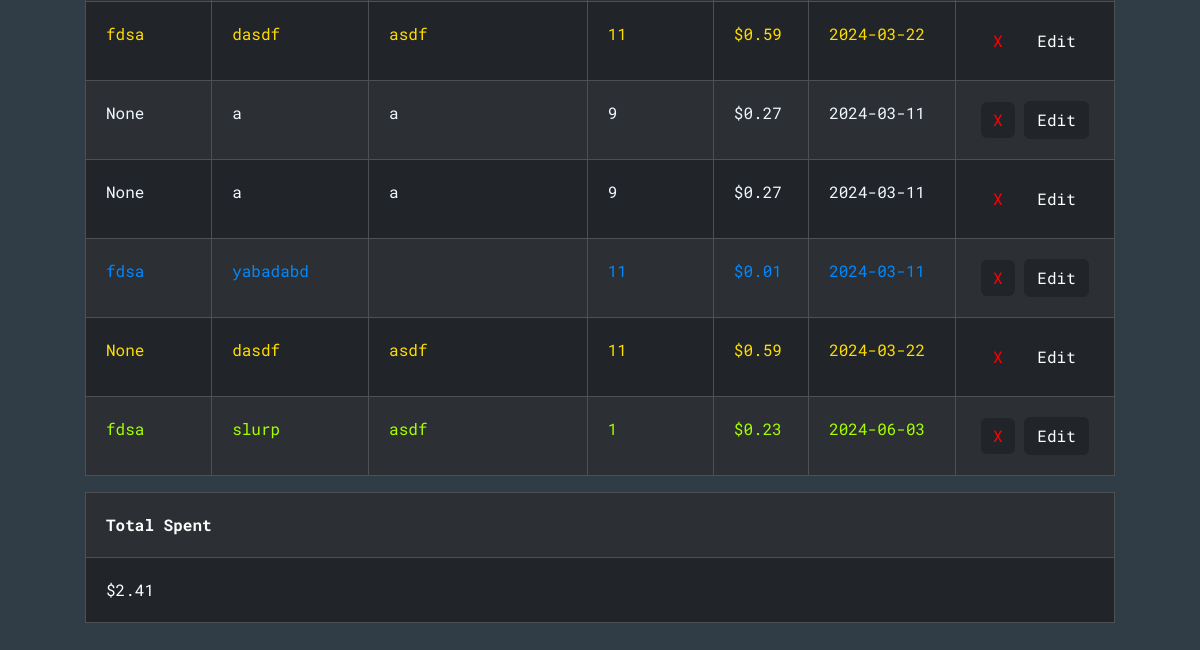
The page /analyzeExpenses (signed in, lower part) on the database as committed earlier.
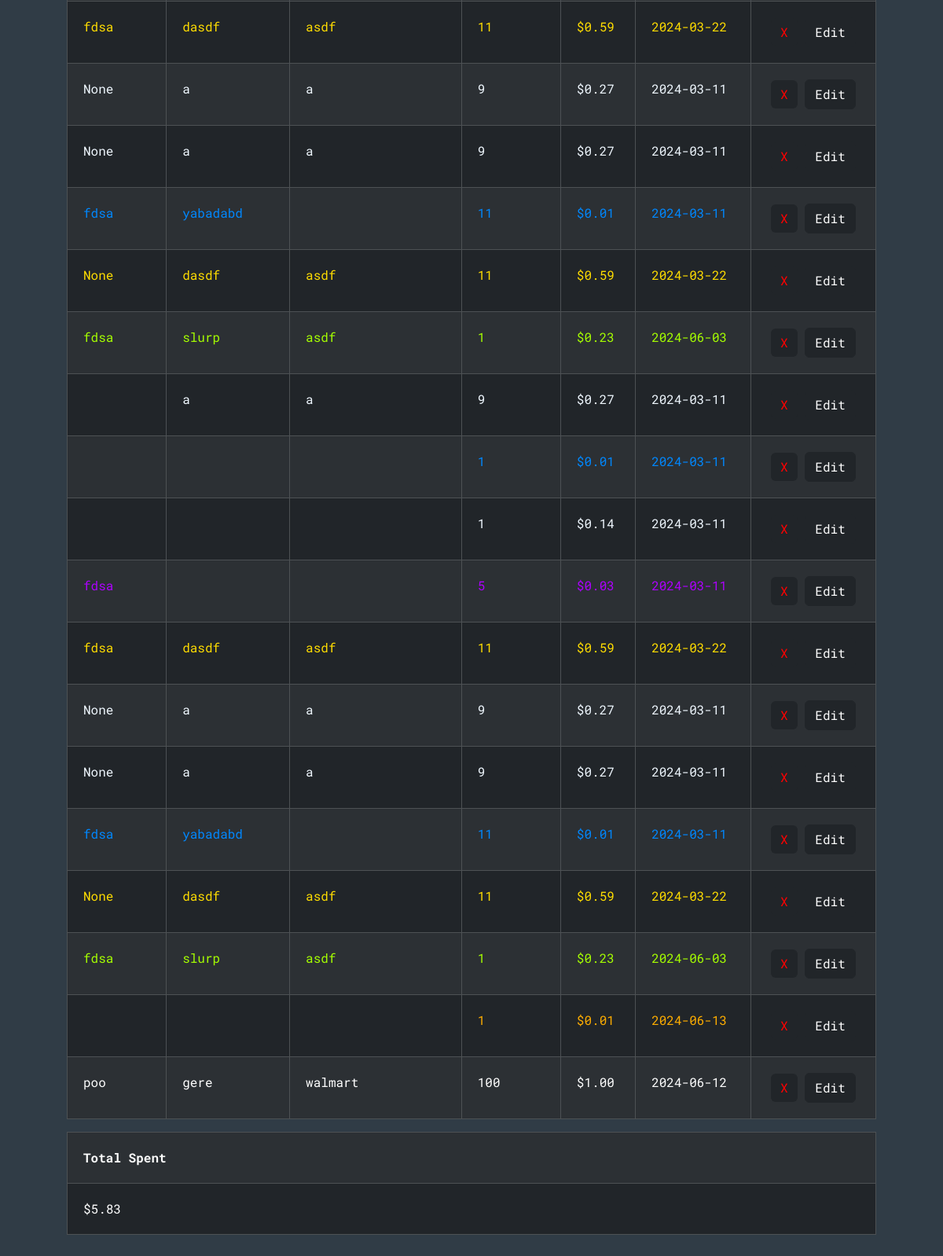
The same page on the database as committed later.
### tables this page shows
CREATE TABLE expenses (id INTEGER PRIMARY KEY, user_id INTEGER NOT NULL, category TEXT, description TEXT, purchaseLocation TEXT, quantity INTEGER NOT NULL, price NUMERIC NOT NULL, date TEXT NOT NULL, color TEXT, FOREIGN KEY (user_id) REFERENCES users(id));

### app.py (the view)
@app.route("/analyzeExpenses", methods=["GET", "POST"])
@login_required
def analyzeExpenses():
    conn = get_db_connection()
    categories = conn.execute("SELECT DISTINCT category FROM expenses WHERE user_id = ?", (session["user_id"],)).fetchall()
    purchaseLocations = conn.execute("SELECT DISTINCT purchaseLocation FROM expenses WHERE user_id = ?", (session["user_id"],)).fetchall()
    colors = conn.execute("SELECT DISTINCT color FROM expenses WHERE user_id = ?", (session["user_id"],)).fetchall()
    categoryFilter = None
    purchaseLocationFilter = None
    keywordsFilter = None
    dateFilter = None
    fromDateFilter =None
    toDateFilter = None
    fromPriceFilter = None
    toPriceFilter = None
    colorFilter = None
    exps = conn.execute("SELECT * FROM expenses WHERE user_id = ?", (session["user_id"],)).fetchall()
    total = conn.execute("SELECT SUM(price) AS sum FROM expenses WHERE user_id = ?", (session["user_id"],)).fetchall()[0]["sum"]
    if request.method == "POST":
        categoryFilter = request.form.get("category")
        purchaseLocationFilter = request.form.get("purchaseLocation")
        keywordsFilter = request.form.get("keywords")
        dateFilter = request.form.get("date")
        fromDateFilter = request.form.get("fromDate")
        toDateFilter = request.form.get("toDate")
        fromPriceFilter = request.form.get("fromPrice")
        toPriceFilter = request.form.get("toPrice")
        colorFilter = request.form.get("color")
        if dateFilter and (fromDateFilter or toDateFilter):
            flash("Cannot do from-to date at the same time as a specific date")
        if (fromPriceFilter and toPriceFilter) and float(fromPriceFilter) > float(toPriceFilter):
            flash("From-price must be smaller than to-price")
        if fromDateFilter:
            fD = date.fromisoformat(fromDateFilter)
        if toDateFilter:
            tD = date.fromisoformat(toDateFilter)
        if  fromDateFilter and toDateFilter and (not dateIsLessThan(fD, tD)):
            flash("From-date must be less than to-date")
        floatedFromPriceFilter = 0
        if fromPriceFilter:
            floatedFromPriceFilter = float(fromPriceFilter)
        floatedToPriceFilter = 0
        if toPriceFilter:
            floatedToPriceFilter = float(toPriceFilter)
        exps = conn.execute("SELECT * FROM expenses WHERE"\
                            " user_id = ?"\
                            " AND CASE WHEN ? != '' THEN category = ? ELSE 1 END"\
                            " AND CASE WHEN ? != '' THEN purchaseLocation = ? ELSE 1 END"\
                            " AND CASE WHEN ? != '' THEN description LIKE ? ELSE 1 END"\
                            " AND CASE WHEN ? != '' THEN date = ? ELSE 1 END"\
                             " AND CASE WHEN ? != '' AND ? != '' THEN date BETWEEN ? AND ? "\
                                " WHEN ? != '' AND ? == '' THEN date BETWEEN ? AND '9999-00-00'"\
                                " WHEN ? != '' AND ? == '' THEN date BETWEEN 0000-00-00  AND ?"\
                                " ELSE 1 END"\
                            " AND CASE WHEN ? != '' AND ? != '' THEN price BETWEEN ? AND ? "\
                                " WHEN ? != '' AND ? == '' THEN price BETWEEN ? AND 99999999"\
                                " WHEN ? != '' AND ? == '' THEN price BETWEEN 0 AND ?"\
                                " ELSE 1 END"\
                            " AND CASE WHEN ? != '' THEN color = ? ELSE 1 END"
                            , (session["user_id"], categoryFilter, categoryFilter, purchaseLocationFilter, purchaseLocationFilter, keywordsFilter, f'%{keywordsFilter}%', dateFilter, dateFilter, fromDateFilter, toDateFilter, fromDateFilter, toDateFilter, fromDateFilter, toDateFilter, fromDateFilter, toDateFilter, fromDateFilter, toDateFilter , fromPriceFilter, toPriceFilter, floatedFromPriceFilter, floatedToPriceFilter, fromPriceFilter, toPriceFilter, floatedFromPriceFilter, fromPriceFilter, toPriceFilter, floatedToPriceFilter, colorFilter, colorFilter)).fetchall()
        total = conn.execute("SELECT SUM(price) AS sum FROM expenses WHERE"\
                            " user_id = ?"\
                            " AND CASE WHEN ? != '' THEN category = ? ELSE 1 END"\
                            " AND CASE WHEN ? != '' THEN purchaseLocation = ? ELSE 1 END"\
                            " AND CASE WHEN ? != '' THEN description LIKE ? ELSE 1 END"\
                            " AND CASE WHEN ? != '' THEN date = ? ELSE 1 END"\
                            " AND CASE WHEN ? != '' AND ? != '' THEN date BETWEEN ? AND ? "\
                                " WHEN ? != '' AND ? == '' THEN date BETWEEN ? AND '9999-00-00'"\
                                " WHEN ? != '' AND ? == '' THEN date BETWEEN 0000-00-00  AND ?"\
                                " ELSE 1 END"\
                            " AND CASE WHEN ? != '' AND ? != '' THEN price BETWEEN ? AND ? "\
                                " WHEN ? != '' AND ? == '' THEN price BETWEEN ? AND 99999999"\
                                " WHEN ? != '' AND ? == '' THEN price BETWEEN 0 AND ?"\
                                " ELSE 1 END"\
                            " AND CASE WHEN ? != '' THEN color = ? ELSE 1 END"
                            , (session["user_id"], categoryFilter, categoryFilter, purchaseLocationFilter, purchaseLocationFilter, keywordsFilter, f'%{keywordsFilter}%', dateFilter, dateFilter, fromDateFilter, toDateFilter, fromDateFilter, toDateFilter, fromDateFilter, toDateFilter, fromDateFilter, toDateFilter, fromDateFilter, toDateFilter, fromPriceFilter, toPriceFilter, floatedFromPriceFilter, floatedToPriceFilter, fromPriceFilter, toPriceFilter, floatedFromPriceFilter, fromPriceFilter, toPriceFilter, floatedToPriceFilter, colorFilter, colorFilter)).fetchall()[0]["sum"]
    elif request.method == "GET":
        categoryFilter = categoryFilter if categoryFilter is not None else ""
        purchaseLocationFilter = purchaseLocationFilter if purchaseLocationFilter is not None else ""
        keywordsFilter = keywordsFilter if keywordsFilter is not None else ""
        dateFilter = dateFilter if dateFilter is not None else ""
        fromDateFilter = fromDateFilter if fromDateFilter is not None else ""
        toDateFilter = toDateFilter if toDateFilter is not None else ""
        fromPriceFilter = fromPriceFilter if fromPriceFilter is not None else ""
        toPriceFilter = toPriceFilter if toPriceFilter is not None else ""
        colorFilter = colorFilter if colorFilter is not None else ""
    return render_template("analyzeExpenses.html", categories=categories,purchaseLocations=purchaseLocations, colors=colors, expenses=exps,total=total,categoryFilter=categoryFilter,purchaseLocationFilter=purchaseLocationFilter,keywordsFilter=keywordsFilter,dateFilter=dateFilter,fromDateFilter=fromDateFilter,toDateFilter=toDateFilter,    fromPriceFilter=fromPriceFilter, toPriceFilter=toPriceFilter, colorFilter=colorFilter)

### helpers.py (called while the page is built)
def login_required(f):
    @wraps(f)
    def decorated_function(*args, **kwargs):
        if session.get("user_id") is None:
            return redirect("/login")
        return f(*args, **kwargs)
    return decorated_function

def get_db_connection():
    conn = sqlite3.connect('database.db')
    conn.row_factory = sqlite3.Row
    return conn

### templates/analyzeExpenses.html (shortened to what this page needs)
{% extends "layout.html" %}
{% block body %}
<div class="cont center-horizontal">
  <br />
  {% if expenses -%}
  <div>
    <div>
      <div class="table-responsive">
        <table
          class="table table-dark table-striped table-bordered table-hover"
        >
          {% for expense in expenses %}
          <tr>
            <td style="color: {{expense['color']}}">{{ expense["category"] }}</td>
            <td style="color: {{expense['color']}}">{{ expense["description"] }}</td>
            <td style="color: {{expense['color']}}">{{ expense["purchaseLocation"] }}</td>
            <td style="color: {{expense['color']}}">{{ expense["quantity"] }}</td>
            <td style="color: {{expense['color']}}">{{ "$%.2f"| format(expense["price"] )}}</td>
            <td style="color: {{expense['color']}}">{{ expense["date"] }}</td>
            <td style="text-align: center">
              <form action="/delete" method="POST" style="display: inline-block">
                <button
                  type="submit"
                  class="delete-btn btn btn-dark"
                  style="color: red; border: 0; text-align: center"
                >
                  X
                </button>
              </form>
              <form action="/edit" method="POST" style="display: inline-block">
                <button type="submit" class="delete-btn btn btn-dark">
                  Edit
                </button>
              </form>
            </td>
          </tr>
          {% endfor %}
        </table>
      </div>
      <table class="table table-dark table-striped table-bordered table-hover">
        <tr>
          <th scope="col">Total Spent</th>
        </tr>
        <tr>
          <td>{{"$%.2f"| format(total)}}</td>
        </tr>
      </table>
    </div>
    {% endif %}
  </div>
</div>
{% endblock %}

Rows that differ between the two databases and show on the page:
added expenses: description "a", purchaseLocation "a", quantity "9", price "$0.27", date "2024-03-11"
added expenses: quantity "1", price "$0.01", date "2024-03-11", color "#0088ff" (drawn)
added expenses: quantity "1", price "$0.14", date "2024-03-11"
added expenses: category "fdsa", quantity "5", price "$0.03", date "2024-03-11", color "#ae00ff" (drawn)
added expenses: category "fdsa", description "dasdf", purchaseLocation "asdf", quantity "11", price "$0.59", date "2024-03-22", color "#ffdd00" (drawn)
added expenses: category "None", description "a", purchaseLocation "a", quantity "9", price "$0.27", date "2024-03-11", color "#f0f8ff" (drawn)
added expenses: category "None", description "a", purchaseLocation "a", quantity "9", price "$0.27", date "2024-03-11", color "#f0f8ff" (drawn)
added expenses: category "fdsa", description "yabadabd", quantity "11", price "$0.01", date "2024-03-11", color "#0088ff" (drawn)
added expenses: category "None", description "dasdf", purchaseLocation "asdf", quantity "11", price "$0.59", date "2024-03-22", color "#ffdd00" (drawn)
added expenses: category "fdsa", description "slurp", purchaseLocation "asdf", quantity "1", price "$0.23", date "2024-06-03", color "#a6ff00" (drawn)
added expenses: quantity "1", price "$0.01", date "2024-06-13", color "#ffae00" (drawn)
added expenses: category "poo", description "gere", purchaseLocation "walmart", quantity "100", price "$1.00", date "2024-06-12", color empty (drawn)
Other text that changed with them:
{{ "$%.2f"| format(total) }}: "$2.41" → "$5.83"
